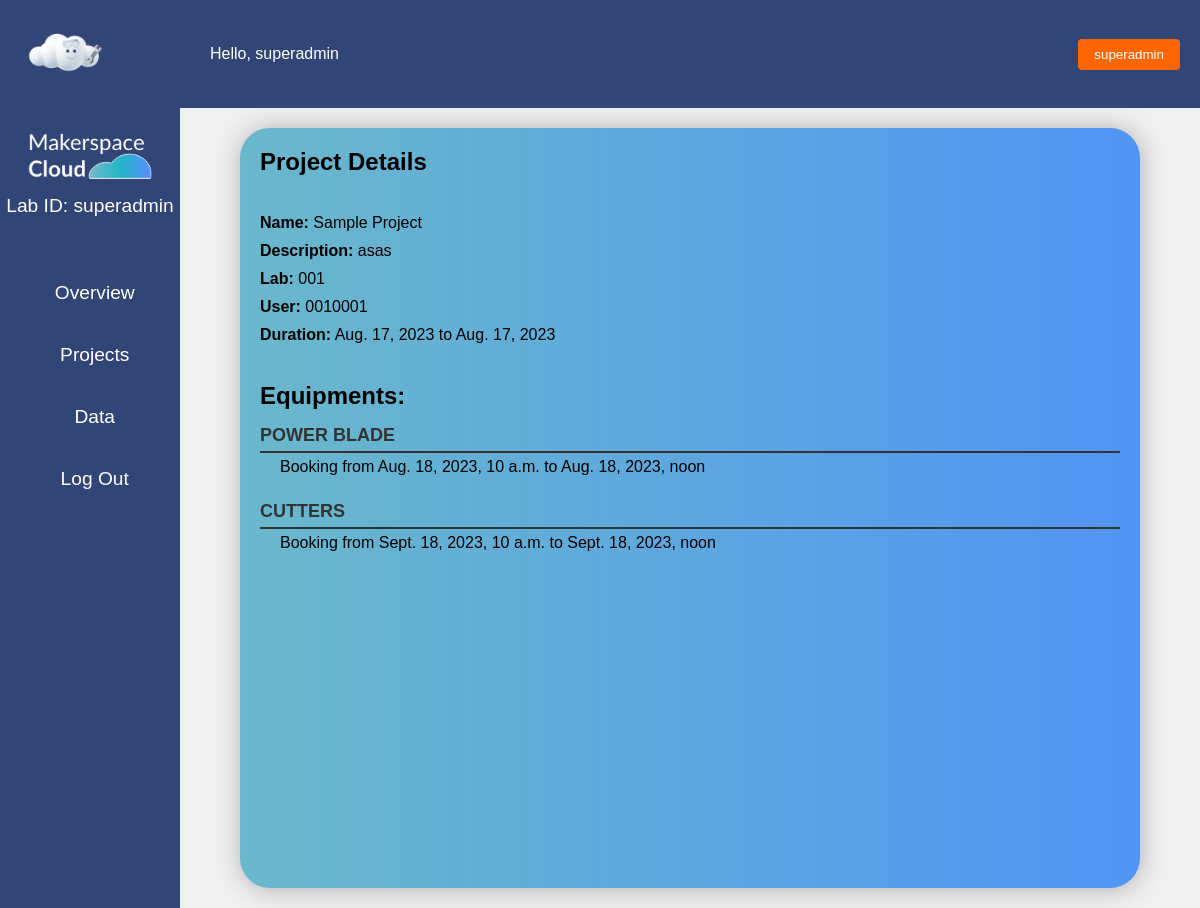
/s_confirmed_project_detail/62/ (signed in), run on the app's committed database.
### equ/models.py (models this page shows, shortened)
class Confirmed_Project(models.Model):
    name = models.CharField(max_length=100)
    description = models.TextField(max_length=400)
    lab = models.ForeignKey('Lab', on_delete=models.CASCADE, related_name='confirmed_projects')
    user = models.ForeignKey(User, on_delete=models.CASCADE)
    start_date = models.DateField(default=timezone.now)
    end_date = models.DateField(default=timezone.now)

class Lab(models.Model):
    organisation = models.ForeignKey(Organisation,on_delete=models.CASCADE, null=True)
    name = models.CharField(max_length=100)
    lab_admin = models.ForeignKey(
        User,
        limit_choices_to={'groups__name': 'admin'},
        null=True,  # Set the default value to None
        on_delete=models.CASCADE,
        related_name='lab_admin_of'
    )
    def __str__(self):
        return self.name

class Confirmed_Booking(models.Model):
    equipment = models.ForeignKey(Equipment, on_delete=models.CASCADE)
    start_time = models.DateTimeField(default=timezone.now)
    end_time = models.DateTimeField(default=timezone.now)
    project = models.ForeignKey(Confirmed_Project, on_delete=models.CASCADE, null=True, blank=True,default=None)

class Equipment(models.Model):
    CONDITION_CHOICES = [
        ('Excellent', 'Excellent'),
        ('Good', 'Good'),
        ('Poor', 'Poor'),
        ('Bad', 'Bad'),
    ]
    name = models.CharField(max_length=100)
    lab = models.ForeignKey('Lab', on_delete=models.CASCADE, related_name='equipments')
    condition = models.CharField(max_length=20, choices=CONDITION_CHOICES, default='Good')
    def __str__(self):
        return self.name

### equ/views.py (the view)
# urls.py: path('s_confirmed_project_detail/<int:pk>/', views.s_confirmed_project_detail, name='s_confirmed_project_detail'),
@login_required
@superadmin_required
def s_confirmed_project_detail(request, pk):
    project = get_object_or_404(Confirmed_Project, pk=pk)
    bookings = Confirmed_Booking.objects.filter(project=project)
    context = {
        'project': project,
        'bookings': bookings
    }
    return render(request, 'equ/s_confirmed_project_detail.html', context)

### equ/views.py (called while the page is built)
def superadmin_required(function):
    decorator = user_passes_test(lambda user: user.groups.filter(name='superadmin').exists())
    return decorator(function)

### equ/templates/equ/s_confirmed_project_detail.html
{% extends "equ/s_base.html" %}
{% block content %}
  <div class="project-details">
    <h1>Project Details</h1>
    <br>
    <div class="project-info">
      <p><strong>Name:</strong> {{ project.name }}</p>
      <p><strong>Description:</strong> {{ project.description }}</p>
      <p><strong>Lab:</strong> {{ project.lab }}</p>
      <p><strong>User:</strong> {{ project.user }}</p>
      <p><strong>Duration:</strong> {{ project.start_date }} to {{ project.end_date }}</p>
    </div>
    <br>
    <h2>Equipments:</h2>
    <div class="equipment-list">
      {% for booking in bookings %}
      <div class="booking">
        <p class="equipment-name">{{ booking.equipment }}</p>
        <p class="booking-details">
          Booking from {{ booking.start_time }} to {{ booking.end_time }}
        </p>
      </div>
      {% endfor %}
    </div>
  </div>
{% endblock content %}

### equ/templates/equ/s_base.html
{% load static %}
<!DOCTYPE html>
<html>
<head>
  <link rel="stylesheet" type="text/css" href="{% static 'css/style.css' %}">
</head>
<body>
  {% if user.is_authenticated %}
     <div class="main-navbar">
      <div class="cloudlogo">
        <img src="{% static 'images/cloudavt.png' %}" alt="" style="width: 90px; height: auto;">
        <span style="margin-left: 100px;">Hello, {{ user.username }}</span>
      </div>
      <a class="profile-link" href="{% url 'u_profile_page' %}">
        <button class="profile-button">{{ user.username }}</button>
      </a>
    </div>
  <div class="container rcntc">
        <div class="sidebar">
          <ul>
            <div class="mslogo"><img src="{% static 'images/MSClogo2.png' %}" alt=""> <a> Lab ID: {{ user.username }}</a></div>
            <a href="{% url 's_overview' %}" class="overview"><div class="link"><span></span><li>Overview</li></div></a>
            <a href="{% url 's_labs' %}" class="projects"><div class="link"><span></span><li>Projects</li></div></a>
            <a href="{% url 'admin:index' %}" class="data"><div class="link"><span></span><li>Data</li></div></a>
            <a href="{% url 'logout' %}" class="logout"><div class="link"><span></span><li>Log Out</li></div></a>
            {% else %}
            <a href="{% url 'login' %}" class="login"><div class="link"><span></span><li>Log In</li></div></a>
            {% endif %}
          </ul>
        </div>
        <div class="content rcnt">
          {% block content %}
          {% endblock %}
        </div>
  </div>
  </body>
</html>

### static/css/style.css (style rules this page uses)
:root { --primary:#314677; --secondary:rgb(97, 97, 131); }
* { box-sizing: border-box; margin: 0; padding: 0; font-family: Arial, Helvetica, sans-serif; }
ul { list-style: none; }
.container { display: flex; min-height: 100vh; max-height: max-content; background-color: #ececec; }
.main-navbar { display: flex; justify-content: space-between; align-items: center; background-color: var(--primary); padding: 10px 20px; }
.cloudlogo { align-items: center; color: white; display: flex; }
.profile-link { color: white; text-decoration: none; }
.profile-button { background-color: #ff6600; color: white; border: none; padding: 8px 16px; border-radius: 4px; cursor: pointer; }
.sidebar { width: 15%; background-color: var(--primary); padding: 20px 2px; }
.sidebar ul { list-style: none; }
.mslogo { margin-bottom: 50px; text-align: center; }
.mslogo img { width: 70%; }
.sidebar a { color: white; text-decoration: none; font-size: 1.2rem; text-align: center; display: flex; width: 100%; align-items: center; justify-content: center; margin: 10px 0; }
.link { width: 100%; display: flex; }
.sidebar span { width: 10px; background: none; transition: 0.3s ease-in; }
.sidebar li { padding: 15px 0; text-align: center; width: 100%; background-image: none; transition: 0.3s ease-in; }
.content { flex-grow: 1; border: none; width: 100%; max-width: 900px; margin: 20px auto; border-radius: 30px; padding: 20px; box-shadow: 1px 1px 25px 1px #b4b4b4; background-color:white; display: flex; justify-content: center; min-height: max-content; }
.rcnt { background-image: linear-gradient(90deg,#6ab8cb, #5095f4); }
.rcntc { background-color: #F0F0F0; }
.project-details h1 { font-size: 24px; margin-bottom: 20px; }
.project-info { margin-bottom: 20px; }
.project-info p { margin-bottom: 10px; }
.equipment-list { margin-bottom: 20px; }
.booking { margin-bottom: 10px; margin-right: 40px; }
.equipment-name { font-weight: bold; margin-bottom: 5px; font-size: 18px; color: #333; text-transform: uppercase; border-bottom: 1px solid #333; padding-bottom: 5px; }
.booking-details { padding-bottom: 10px; margin-right: 40px; }
.project-details { width: 100%; height: 100%; }
.booking { margin: 15px 0; }
.equipment-name { font-weight: bold; margin-bottom: 5px; font-size: 18px; color: #333; text-transform: uppercase; border-bottom: 2px solid #333; padding-bottom: 5px; }
.booking-details { margin-left: 20px; }

### data on the page
Confirmed_Project: name "Sample Project", description "asas", lab "001", user "0010001", start_date "Aug. 17, 2023", end_date "Aug. 17, 2023"
Confirmed_Booking: equipment "POWER BLADE", start_time "Aug. 18, 2023, 10 a.m.", end_time "Aug. 18, 2023, noon"
Confirmed_Booking: equipment "CUTTERS", start_time "Sept. 18, 2023, 10 a.m.", end_time "Sept. 18, 2023, noon"

### other printed values
{{ user.username }} "superadmin"
